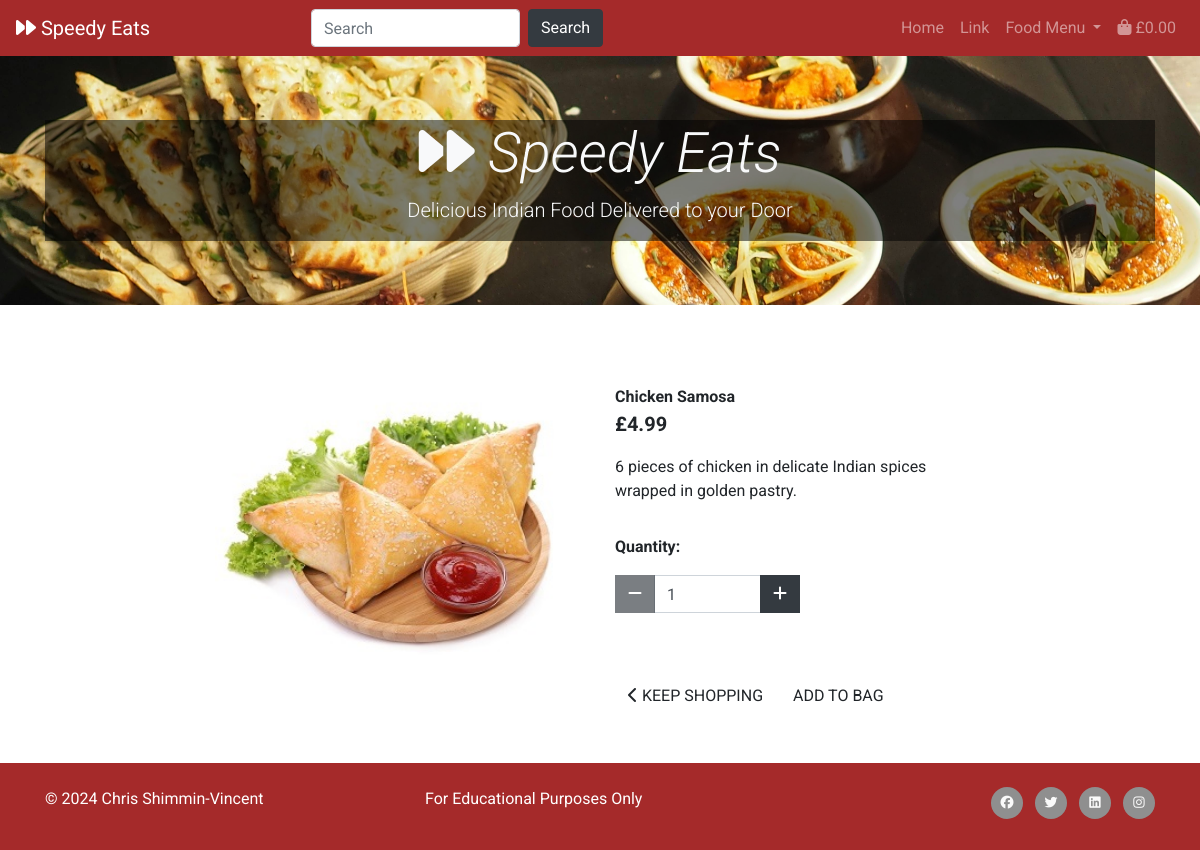
/products/1, run on the app's committed database.
### products/models.py (models this page shows, shortened)
class Product(models.Model):
    category = models.ForeignKey('Category', null=True,
                                 blank=True, on_delete=models.SET_NULL)
    product_code = models.CharField(max_length=254, null=True, blank=True)
    name = models.CharField(max_length=254)
    description = models.TextField()
    price = models.DecimalField(max_digits=6, decimal_places=2)
    image_url = models.URLField(max_length=1024, null=True, blank=True)
    image = models.ImageField(null=True, blank=True)

### products/views.py (the view)
# urls.py: path('<product_id>', views.product_detail, name='product_detail'),
def product_detail(request, product_id):
    product = get_object_or_404(Product, pk=product_id)
    context = {
        'product': product,
    }
    return render(request, 'products/product_detail.html', context)

### bag/contexts.py (called while the page is built, shortened)
def bag_contents(request):
    bag_items = []
    product_count = 0
    total = 0
    delivery = Decimal(settings.STANDARD_DELIVERY)
    grand_total = 0
    bag = request.session.get('bag', {})
    if total < settings.MINIMUM_ORDER_VALUE:
        minimum_value_met = False
    else:
        minimum_value_met = True
    minimum_order_delta = settings.MINIMUM_ORDER_VALUE - total
    grand_total = total + delivery
    context = {
        'minimum_value_met': minimum_value_met,
        'bag_items': bag_items,
        'product_count': product_count,
        'total': total,
        'minimum_order_delta': minimum_order_delta,
        'minimum_order_value': settings.MINIMUM_ORDER_VALUE,
        'delivery': delivery,
        'grand_total': grand_total,
    }
    return context

### products/templates/products/product_detail.html (shortened to what this page needs)
{% extends "base.html" %}
{% load static %}
{% block content %}
<div class="container-fluid">
    <div class="row">
        <div class="col-12 col-md-6 col-lg-4 offset-lg-2">
            <div class="image-container my-5">
                {% if product.image %}
                    <a href="{{ product.image.url }}" target="_blank">
                        <img class="card-img-top img-fluid" src="{{ product.image.url }}" alt="{{ product.name }}">
                    </a>
                    {% else %}
                    <a href="">
                        <img class="card-img-top img-fluid" src="{{ MEDIA_URL }}noimage.png" alt="{{ product.name }}">
                    </a>
                {% endif %}
            </div>
        </div>
        <div class="col-12 col-md-6 col-lg-4">
            <div class="product-details-container mb-5 mt-md-5">
                <p class="mb-0"><strong>{{ product.name }}</strong></p>
                <p class="lead mb-0 text-left font-weight-bold">£{{ product.price }}</p>
                <p class="mt-3">{{ product.description }}</p>
                <form class="form" action="{% url 'add_to_bag' product.id %}" method="POST">
                    <div class="form-row">
                        <div class="col-12">
                            <p class="mt-3"><strong>Quantity:</strong></p>
                            <div class="form-group w-50">
                                <div class="input-group">
                                    <div class="input-group-prepend">
                                        <button class="decrement-qty btn btn-dark rounded-0" data-item_id="{{ product.id }}"
                                            id="decrement-qty_{{ product.id }}">
                                            <span class="icon">
                                                <i class="fas fa-minus"></i>
                                            </span>
                                        </button>
                                    </div>
                                    <input class="form-control qty_input" type="number" name="qty" value="1" min="1" max="50"
                                        data-item_id="{{ product.id }}" id="id_qty_{{ product.id }}">
                                    <div class="input-group-append">
                                        <button class="increment-qty btn btn-dark rounded-0" data-item_id="{{ product.id }}"
                                            id="increment-qty_{{ product.id }}">
                                            <span class="icon">
                                                <i class="fas fa-plus"></i>
                                            </span>
                                        </button>
                                    </div>
                                </div>
                            </div>
                        </div>
                        <div class="col-12">
                            <a href="{% url 'products' %}" class="btn btn-outline-black rounded-0 mt-5">
                                <span class="icon">
                                    <i class="fas fa-chevron-left"></i>
                                </span>
                                <span class="text-uppercase">Keep Shopping</span>
                            </a>
                            <input type="submit" class="btn btn-black rounded-0 text-uppercase mt-5" value="Add to Bag">
                        </div>
                    </div>
                </form>
            </div>
        </div>
    </div>
</div>
{% endblock %}

### static/css/base.css (style rules this page uses)
body { font-family: 'Roboto', sans-serif; }

### data on the page
Product: image (picture), name "Chicken Samosa", price "4.99", description "6 pieces of chicken in delicate Indian spices wrapped in golden pastry.", qty "1"

### other printed values
{{ total|floatformat:2 }} "0.00"
